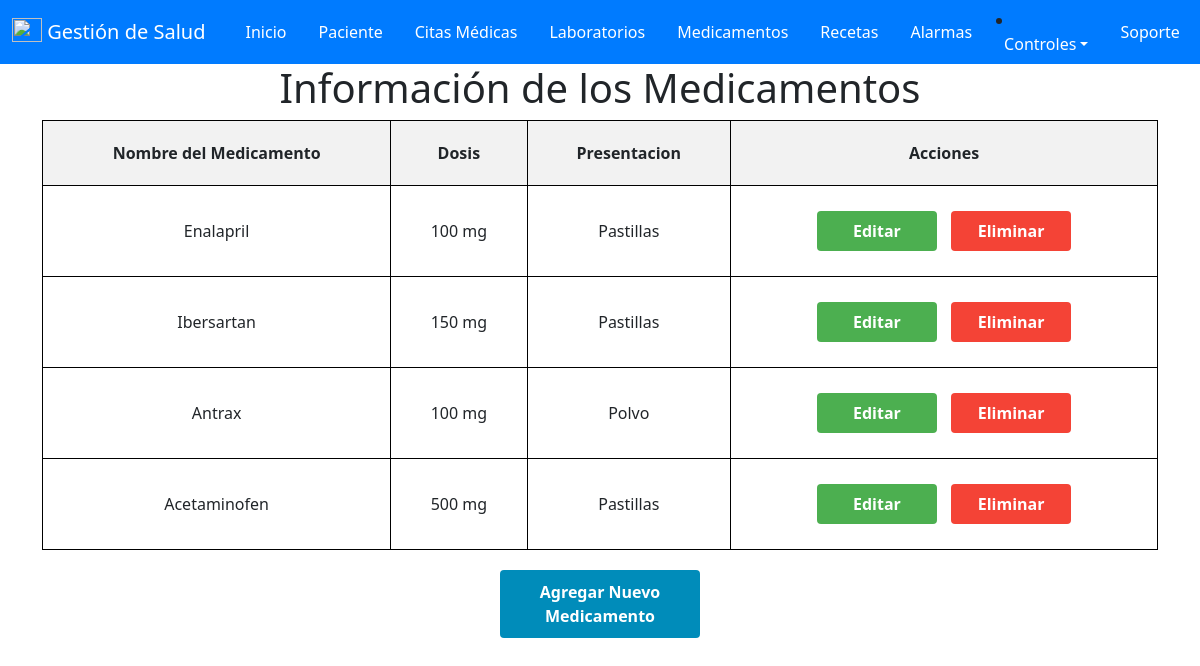
/medicamentos/ (signed in), run on an earlier commit of the app's database.
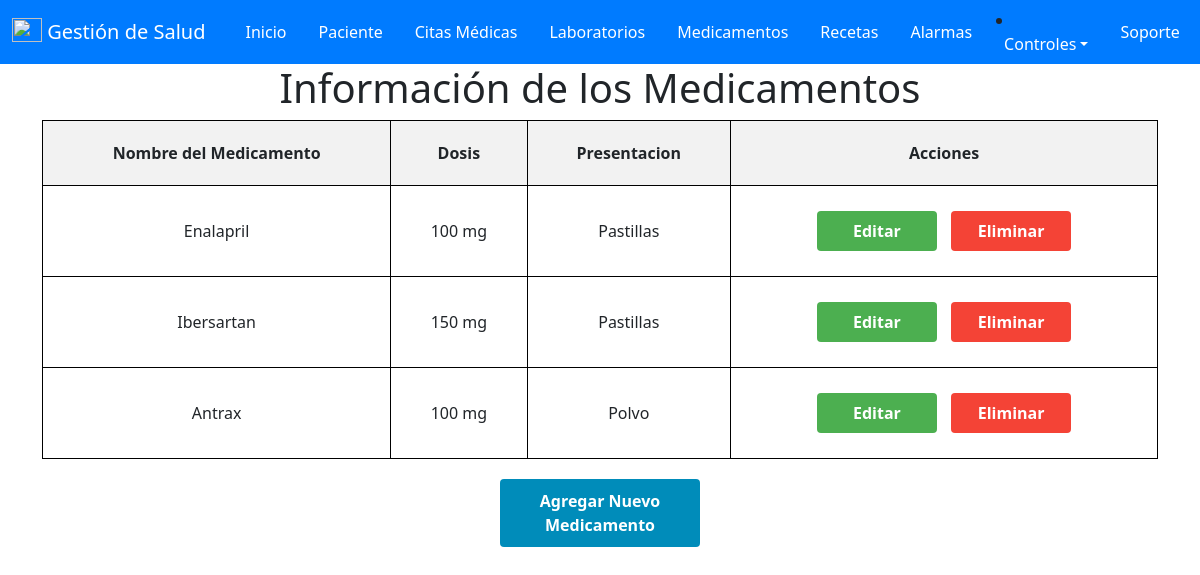
And on a later commit of the database.
### salud/models.py (models this page shows, shortened)
class medicamento(models.Model):
    id_Medicamento = models.AutoField(primary_key=True, verbose_name='ID_Medicamento')
    nombre_Medicamento = models.CharField(max_length=50, verbose_name='Nombre')
    dosis = models.CharField(max_length=50, verbose_name='Dosis')
    presentacion = models.CharField(max_length=50, verbose_name='Presentacion')
    id_usuario = models.ForeignKey(User, on_delete=models.CASCADE)

### salud/views.py (the view)
# urls.py: path('medicamentos/', views.medicamentos, name='medicamentos'),
@login_required(login_url='/accounts/login/')
def medicamentos(request):
    medicamentos = medicamento.objects.filter(id_usuario=request.user)
    context = {
        'medicamentos': medicamentos
    }
    return render(request, 'Programar/medicamentos.html', context)

### salud/templates/Programar/medicamentos.html (shortened to what this page needs)
{% extends "base.html" %}
{% block contenido %}
<!DOCTYPE html>
<html>
<head>
</head>
<body>
    <h1>Información de los Medicamentos</h1>
    <form method="post" action="{% url 'medicamentos' %}">
        <table>
            <thead>
                <tr>
                    <th>Nombre del Medicamento</th>
                    <th>Dosis</th>
                    <th>Presentacion</th>
                    <th>Acciones</th>
                </tr>
            </thead>
            <tbody>
                {% for medicamento in medicamentos %}
                <tr>
                    <td>{{medicamento.nombre_Medicamento}}</td>
                    <td>{{medicamento.dosis}}</td>
                    <td>{{medicamento.presentacion }}</td>
                    <td>
                        <a href= "{% url 'editar_medicamentos' medicamento.id_Medicamento %}"class="button edit-button">Editar</a>
                        <a href="{% url 'eliminar_medicamentos' medicamento.id_Medicamento %}" class="button delete-button" onclick="return confirm('¿Estás seguro de que deseas eliminar este Medicamento?');">Eliminar</a>
                    </td>
                </tr>
                {% empty %}
                <tr>
                    <td colspan="6">No hay medicamentos Disponibles</td>
                </tr>
                {% endfor %}
            </tbody>
        </table>
        <a href="{% url 'agregar_medicamentos' %}" class="button add-button">Agregar Nuevo Medicamento</a>
    </form>
</body>
</html>
{% endblock %}

What changed in the data, as far as the page shows it:
removed medicamento: nombre_Medicamento "Acetaminofen", dosis "500 mg", presentacion "Pastillas"
